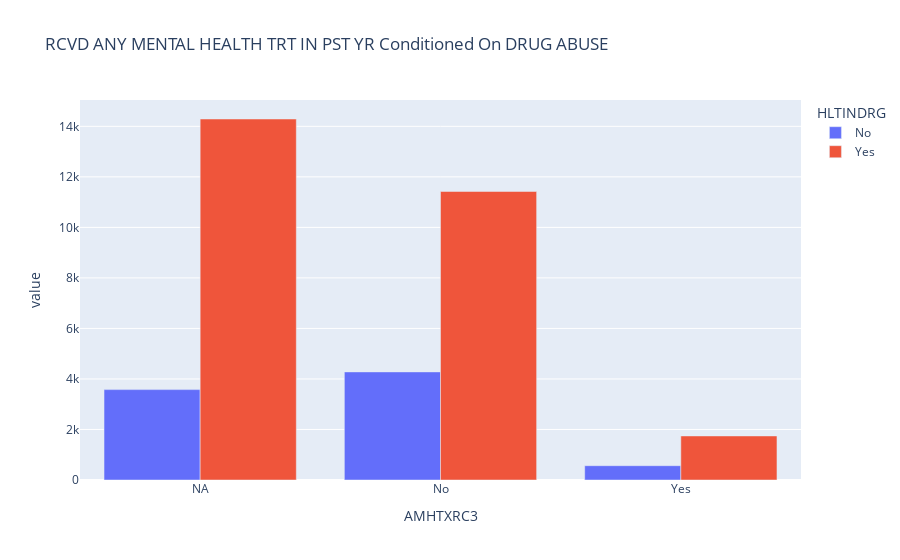

The cell this chart's notebook holds for it:
### Code cell
EDA_2_df = X_probabilistic[["AMHTXRC3","HLTINDRG"]]
EDA_2_df["HLTINDRG"] = EDA_2_df["HLTINDRG"].apply(lambda x: "Yes" if x == 1 else "No" if x== 2 else "NA")

EDA_2_df["AMHTXRC3"] = EDA_2_df["AMHTXRC3"].apply(lambda x: "Yes" if x == 1 else "No" if x== 2 else "NA")

EDA_2 = EDA_2_df.groupby("AMHTXRC3").value_counts()

print(EDA_2.unstack().index)

px.bar(EDA_2.unstack(), title="RCVD ANY MENTAL HEALTH TRT IN PST YR Conditioned On DRUG ABUSE", barmode = 'group').show()

### Figure 1 — Plotly figure (JSON) as saved in the notebook; plotly's stock layout.template omitted (floating-point values rounded to 4 significant figures)
{"data": [{"alignmentgroup": "True", "hovertemplate": "HLTINDRG=No<br>AMHTXRC3=%{x}<br>value=%{y}<extra></extra>", "legendgroup": "No", "marker": {"color": "#636efa", "pattern": {"shape": ""}}, "name": "No", "offsetgroup": "No", "orientation": "v", "showlegend": true, "textposition": "auto", "type": "bar", "x": ["NA", "No", "Yes"], "xaxis": "x", "y": [3578, 4279, 566], "yaxis": "y"}, {"alignmentgroup": "True", "hovertemplate": "HLTINDRG=Yes<br>AMHTXRC3=%{x}<br>value=%{y}<extra></extra>", "legendgroup": "Yes", "marker": {"color": "#EF553B", "pattern": {"shape": ""}}, "name": "Yes", "offsetgroup": "Yes", "orientation": "v", "showlegend": true, "textposition": "auto", "type": "bar", "x": ["NA", "No", "Yes"], "xaxis": "x", "y": [14290, 11421, 1744], "yaxis": "y"}], "layout": {"barmode": "group", "legend": {"title": {"text": "HLTINDRG"}, "tracegroupgap": 0}, "title": {"text": "RCVD ANY MENTAL HEALTH TRT IN PST YR Conditioned On DRUG ABUSE"}, "xaxis": {"anchor": "y", "domain": [0, 1], "title": {"text": "AMHTXRC3"}}, "yaxis": {"anchor": "x", "domain": [0, 1], "title": {"text": "value"}}}}
